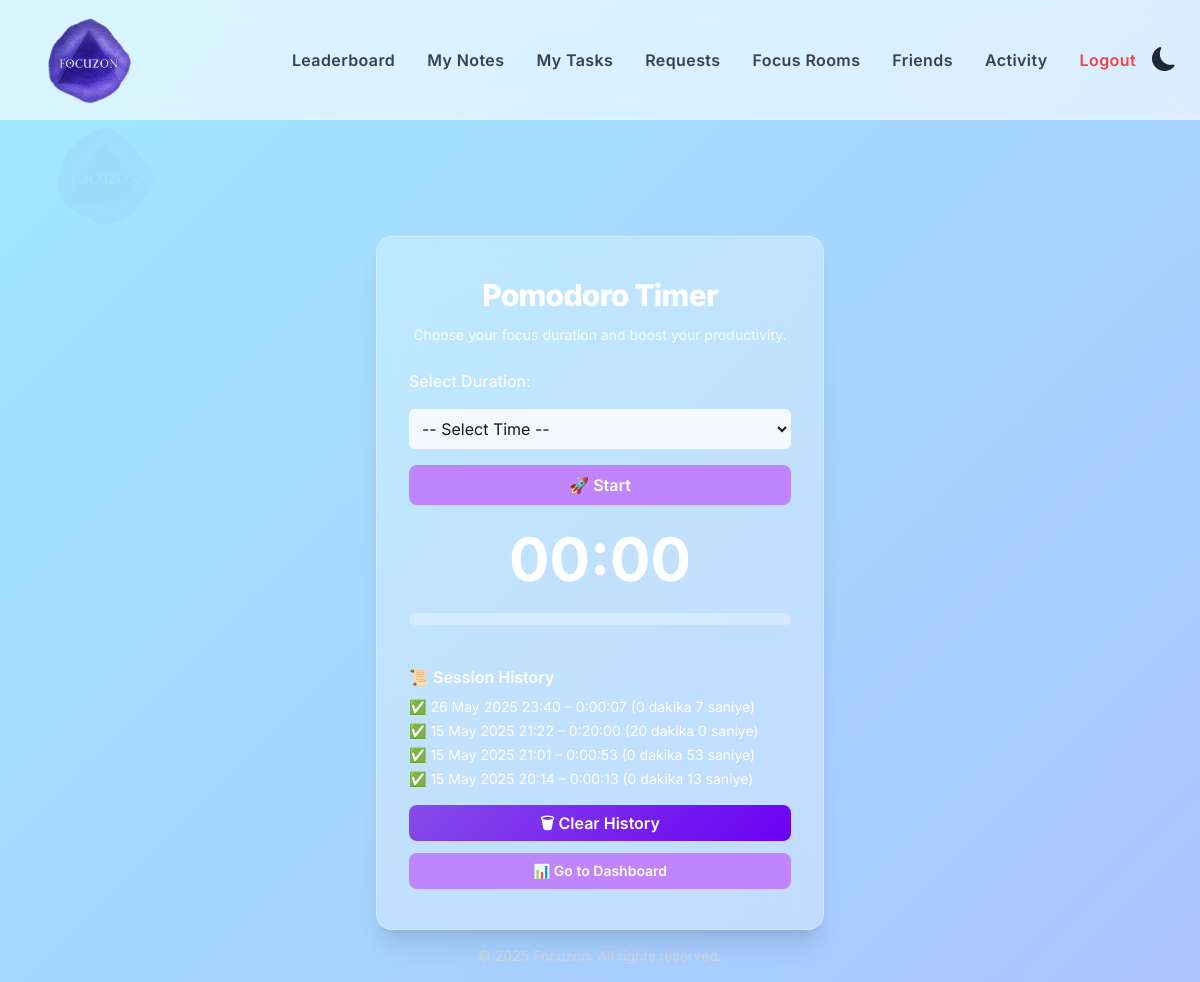
The app's page /pomodoro/start/ (signed in), older data.
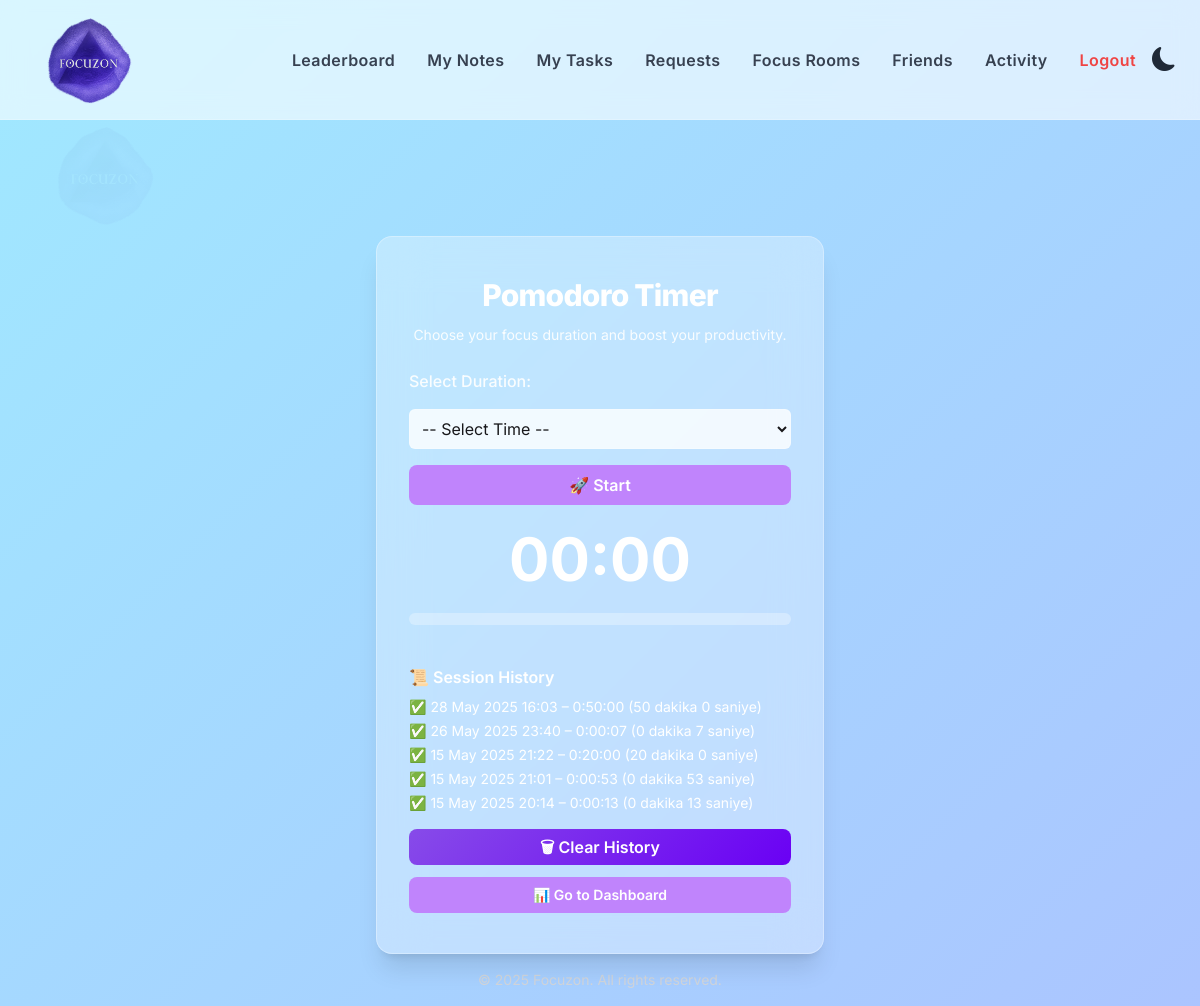
The same page, newer data.
### pomodoro/models.py (models this page shows, shortened)
class PomodoroSession(models.Model):
    user = models.ForeignKey(settings.AUTH_USER_MODEL, on_delete=models.CASCADE)
    start_time = models.DateTimeField()
    end_time = models.DateTimeField(null=True, blank=True)
    duration = models.DurationField(null=True, blank=True)  # Geçen süre burada saklanıyor
    is_completed = models.BooleanField(default=False)
    def formatted_duration(self):
        if self.duration:
            total_seconds = int(self.duration.total_seconds())
            minutes, seconds = divmod(total_seconds, 60)
            return f"{minutes} dakika {seconds} saniye"
        return "Tamamlanmadı"

### pomodoro/views.py (the view, shortened to what this page needs)
# urls.py: path("start/", views.start_pomodoro, name="start_pomodoro"),
@login_required
def start_pomodoro(request):
    past_sessions = PomodoroSession.objects.filter(user=request.user, is_completed=True).order_by("-start_time")
    active_session = PomodoroSession.objects.filter(user=request.user, is_completed=False).first()
    return render(request, "pomodoro/start_pomodoro.html", {
        "past_sessions": past_sessions,
        "active_session": active_session
    })

### pomodoro/templates/pomodoro/start_pomodoro.html (shortened to what this page needs)
{% extends "base.html" %}
{% load static %}
{% block body_class %}pomodoro-page{% endblock %}
{% block content %}
<div class="mt-24 max-w-md mx-auto bg-white/30 dark:bg-white/10
    border border-white/30
    shadow-xl backdrop-blur-xl rounded-2xl px-8 py-10 text-center">
  <h2 class="text-3xl font-extrabold text-white dark:text-white mb-3 tracking-tight">Pomodoro Timer</h2>
  <p class="text-sm text-white/90 dark:text-zinc-100 mb-6">Choose your focus duration and boost your productivity.</p>
  <form method="POST" id="pomodoro-form" class="text-left space-y-4">
    <label for="id_duration" class="block text-white/90 dark:text-white font-medium">Select Duration:</label>
    <select id="id_duration" name="duration"
      class="w-full rounded-md border border-white/20 dark:border-zinc-600 bg-white/80 dark:bg-zinc-800 text-zinc-900 dark:text-white p-2 focus:outline-none focus:ring-2 focus:ring-purple-400 transition">
      <option value="">-- Select Time --</option>
    </select>
    <button type="button" id="startBtn"
      class="w-full bg-purple-400 hover:bg-purple-500 text-white py-2 px-4 rounded-lg font-semibold transition">🚀 Start</button>
  </form>
  <h2 id="timer" class="text-6xl font-bold text-white dark:text-white mt-6">00:00</h2>
  <div class="mt-6 w-full h-3 bg-white/30 rounded-full overflow-hidden">
  </div>
  <div class="mt-10 text-left text-sm text-white dark:text-white">
    <h3 class="text-base font-semibold mb-2">📜 Session History</h3>
    <ul class="space-y-1">
      {% for session in past_sessions %}
      <li>✅ {{ session.start_time|date:"d M Y H:i" }} – {{ session.duration }} ({{ session.formatted_duration }})</li>
      {% empty %}
      <li>No previous sessions yet.</li>
      {% endfor %}
    </ul>
    <button id="clearSessions"
      class="w-full mt-4 bg-purple-400 hover:bg-purple-500 text-white py-2 px-4 rounded-lg font-semibold transition">🗑 Clear History</button>
    <a href="{% url 'dashboard' %}"
      class="w-full inline-block mt-3 text-center bg-purple-400 hover:bg-purple-500 text-white py-2 px-4 rounded-lg font-semibold transition">📊 Go to Dashboard</a>
  </div>
</div>
{% endblock %}

Row changes from the older to the newer data that the page shows:
now on this page (row edited): PomodoroSession: start_time "28 May 2025 16:03", duration "0:50:00", formatted_duration "50 dakika 0 saniye"
